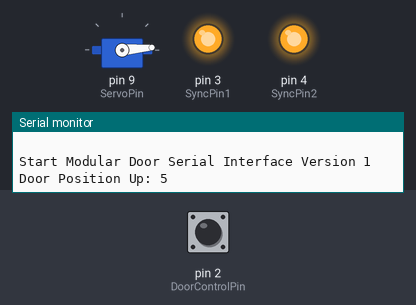
This sketch was run on a simulated Arduino Uno, built with avr-gcc and run on an emulated ATmega328P. On the bench: servo, output pins drawn as LEDs (lit = HIGH), the last lines printed to the serial monitor. The test bench sets the inputs (shaded band); at power-on: pin 2 (DoorControlPin) HIGH.

Above: at 1.4 s.
1.5 s: pin 2 (DoorControlPin) driven LOW
At 1.66 s:
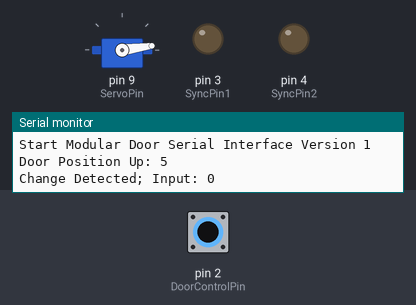
At 2.26 s:
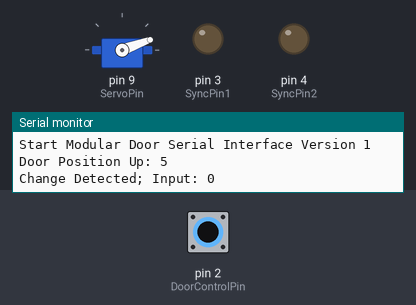
4.5 s: pin 2 (DoorControlPin) pulsed HIGH 5 times (0.12 s each, 0.3 s apart)
At 5.11 s:
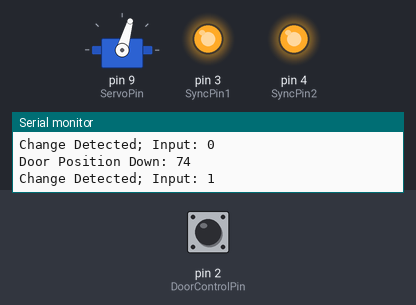
Timing chart, 0 to 10.1 s (numbered marks = the images above; inputs shaded):
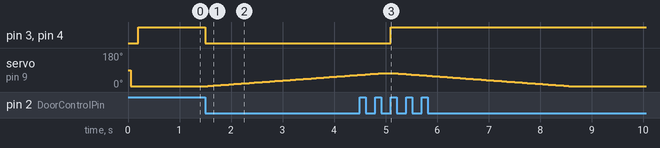

Measured:
- after the input at 1.5 s, pin 3 (SyncPin1), pin 4 (SyncPin2): HIGH → LOW at once; servo on pin 9 (ServoPin): moves from 5° to 64° over 2.9 s, starting after 0.05 s
- after the input at 4.5 s, pin 3 (SyncPin1), pin 4 (SyncPin2): LOW → HIGH after 0.60 s

The sketch:

Door-Module.ino
```cpp
/* Modular Door for Behavioral Arenas
 by Benjamin Escribano at CADRE University of Bonn

 https://ibehave.nrw/ibots-platform/ibots-make/

Created 03.05.2024
*/

#include <Servo.h>
#define DoorControlPin 2 //Definition of the pin that receives a TTL signal to control the door position
#define SyncPin1 3
#define SyncPin2 4
#define ServoPin 9 //Definition of the pin attached to the servo
#define DoorPosUp 5 // Definition of the door position in the upper state
#define DoorPosDown 74 // Definition of the door position in the lower state
#define Version 1
#define DoorDelay 50 //Delay between each door movement step. Inverse correlation with movement speed.

Servo myservo;  // create servo object to control a servo

int pos = 0;    // variable to store the servo position
int CurrentDoorPos = 0; //Variable for reading and saving current door position
int DoorPositionInput = 0;
//SynchValueint SynchValue = 0;
volatile bool InputChangeDetected = false;

void setup() {
  Serial.begin(115200);
  myservo.attach(ServoPin);  // attaches the servo on pin 9 to the servo object
  delay(50);
  myservo.write(DoorPosUp); // Brings the door up as a closed resting state
  delay(50);
  CurrentDoorPos = myservo.read();
  delay(50);
  pinMode(DoorControlPin, INPUT_PULLUP);
  attachInterrupt(digitalPinToInterrupt(DoorControlPin), detectChangeDoorControl, CHANGE);
  delay(50);
  pinMode(SyncPin1, OUTPUT);
  pinMode(SyncPin2, OUTPUT);
  digitalWrite(SyncPin1, HIGH);
  digitalWrite(SyncPin2, HIGH);
  delay(50);
  Serial.println(" ");
  Serial.print("Start Modular Door Serial Interface Version ");
  Serial.println(Version);
  Serial.print("Door Position Up: ");
  Serial.println(CurrentDoorPos);
}

void loop() {
  //noInterrupts(); // noInterrupts will break the delay and move doors very fast...
  moveDoorOnChange();
  //interrupts();
}

void moveDoorOnChange() {
  if (InputChangeDetected==true) {
    Serial.print("Change Detected; Input: ");
    DoorPositionInput = digitalRead(DoorControlPin);
    Serial.println(DoorPositionInput);
    if (DoorPositionInput == HIGH) {
      SynchOutput(DoorPositionInput);
      for (pos = CurrentDoorPos; pos >= DoorPosUp; pos -= 1) {
        myservo.write(pos);
        delay(DoorDelay);
        }
      CurrentDoorPos = myservo.read();
      Serial.print("Door Position Up: ");
      Serial.println(CurrentDoorPos);
    } else {
      SynchOutput(DoorPositionInput);
      for (pos = CurrentDoorPos; pos <= DoorPosDown; pos += 1) {
        myservo.write(pos);
        delay(DoorDelay);
        }
      CurrentDoorPos = myservo.read();
      Serial.print("Door Position Down: ");
      Serial.println(CurrentDoorPos);
    }
    InputChangeDetected = false; //Reset Change Detection
  }
}

void SynchOutput(int SynchValue) {
    int State = SynchValue;
    digitalWrite(SyncPin1, State);
    digitalWrite(SyncPin2, State);
}

void detectChangeDoorControl() {
  InputChangeDetected = true;
}
```
